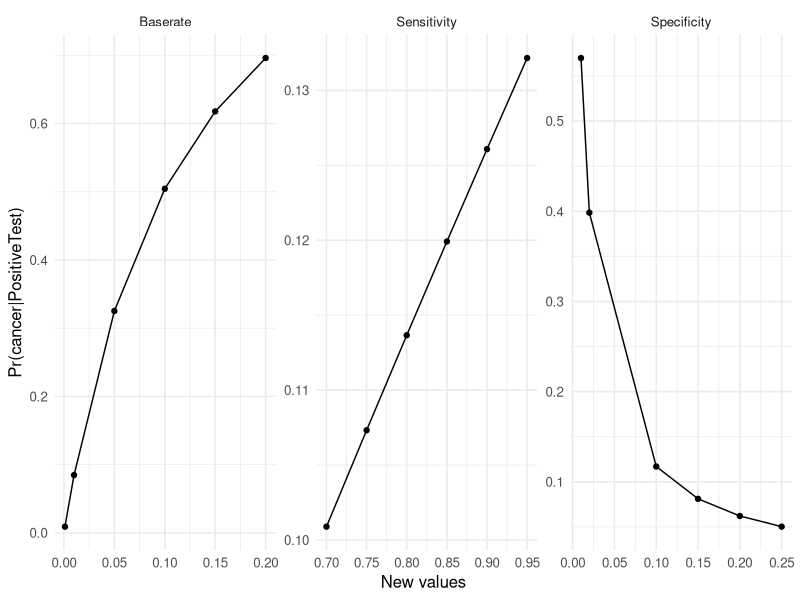

This figure's R source:
## ---- chunk 1
p_af <- 0.02
p_f <- 51/100

(p_a_f <- p_af/p_f)
## ---- chunk 2
p_a <- 0.045

(p_f_a <- p_af/p_a)

## ---- chunk 3
heads <- data.frame(
  A0 = c(0,1,0,0,1),
  A45 = c(1,0,0,0,0),
  A90 = c(1,1,0,0,1),
  A135 = c(1,1,0,1,0),
  A180 = c(1,1,0,1,1),
  A225 = c(1,0,1,0,0),
  A270 = c(1,0,0,0,1),
  A315 = c(0,1,1,0,0)
)
## ---- chunk 4
probs <- data.frame(
  A0 = c(0.05 , 0.03 , 0.02 , 0.04 , 0.04),
  A45 = c(0.03 , 0.02 , 0.01 , 0.05 , 0.02),
  A90 = c(0.05 , 0.03 , 0.01 , 0.03 , 0.02),
  A135 = c( 0.02 , 0.03 , 0.04 , 0.00 , 0.04),
  A180 = c(0.03 , 0.02 , 0.02 , 0.00 , 0.03),
  A225 = c(0.00 , 0.01 , 0.04 , 0.03 , 0.02),
  A270 = c(0.03 , 0.00 , 0.03 , 0.01 , 0.04),
  A315 = c(0.02 , 0.03 , 0.03 , 0.02 , 0.01)
)

sum(sapply(probs[heads == 1], sum))
## ---- chunk 5
0.03/sum(probs[,"A45"])
## ---- chunk 6
sum(probs[1,][heads[1,]==1])/sum(probs[1,])
## ---- chunk 7
PositiveTest <- .87
baserate <- .015
PositiveTest_NoCancer <- .095

P_Cancer_PT <- (PositiveTest * baserate) / ( (PositiveTest*baserate) + (PositiveTest_NoCancer*(1-baserate)) )
P_Cancer_PT
## ---- chunk 8
## Brest Cabcer Function
BC <- function(PositiveTest, baserate, PositiveTest_NoCancer) {
  P_Cancer_PT <- (PositiveTest * baserate) / ( (PositiveTest*baserate) + (PositiveTest_NoCancer*(1-baserate)) )
  P_Cancer_PT
}

## ---- chunk 9
task2df <- data.frame(
  sp = c(.01, .02, .1, .15,.2,.25),
  sn = c(.7,.75,.8,.85,.9,.95),
  br = c(.001,.01,.05,.10,.15,.20)
  ) |> 
  tidyr::pivot_longer(cols = sp:br, values_to = "new_vals", names_to = "name") |> 
  dplyr::mutate(change = dplyr::case_when(
    name == "sp" ~ BC(PositiveTest = .87, baserate = .015, PositiveTest_NoCancer = new_vals),
    name == "sn" ~ BC(PositiveTest = new_vals, baserate = .015, PositiveTest_NoCancer = .095),
    name == "br" ~ BC(PositiveTest = .87, baserate = new_vals, PositiveTest_NoCancer = .095)
  ))


## ---- chunk 10
library(ggplot2)

task2df |> 
  ggplot(aes(x = new_vals, y = change)) +
  geom_point() +
  geom_line() +
  facet_wrap(~name, scales="free",
             labeller = labeller(name = c(br = "Baserate", sn = "Sensitivity", sp= "Specificity"))) +
  labs(x = "New values", y = "Pr(cancer|PositiveTest)") +
  theme_minimal(12)
  
